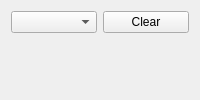
          <widget class="QFrame" name="frame">
           <property name="frameShape">
            <enum>QFrame::NoFrame</enum>
           </property>
           <property name="frameShadow">
            <enum>QFrame::Plain</enum>
           </property>
           <layout class="QGridLayout" name="gridLayout_12">
            <item row="0" column="0">
             <layout class="QHBoxLayout" name="horizontalLayout_10">
              <item>
               <widget class="QComboBox" name="cb_available_outputs">
                <property name="maxVisibleItems">
                 <number>30</number>
                </property>
                <property name="sizeAdjustPolicy">
                 <enum>QComboBox::AdjustToContents</enum>
                </property>
               </widget>
              </item>
              <item>
               <widget class="QPushButton" name="bt_clear_result">
                <property name="maximumSize">
                 <size>
                  <width>100</width>
                  <height>16777215</height>
                 </size>
                </property>
                <property name="text">
                 <string>Clear</string>
                </property>
               </widget>
              </item>
             </layout>
            </item>
            <item row="1" column="0">
             <widget class="QSplitter" name="spl_ver_main_img_data">
              <property name="orientation">
               <enum>Qt::Horizontal</enum>
              </property>
             </widget>
            </item>
           </layout>
          </widget>
